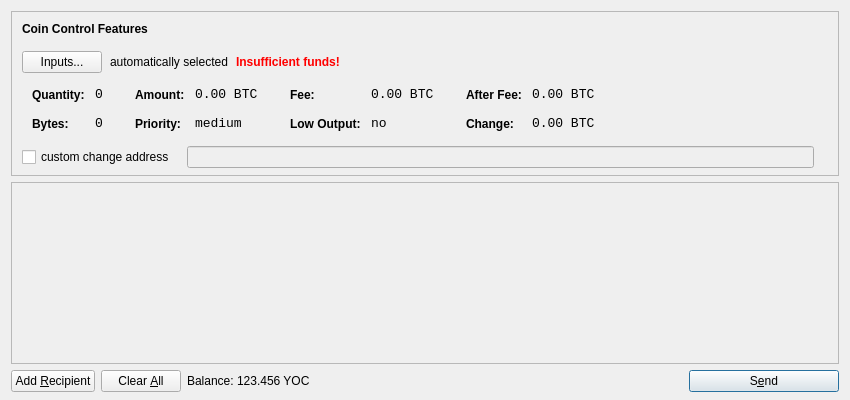
<?xml version="1.0" encoding="UTF-8"?>
<ui version="4.0">
 <class>SendCoinsDialog</class>
 <widget class="QDialog" name="SendCoinsDialog">
  <property name="geometry">
   <rect>
    <x>0</x>
    <y>0</y>
    <width>850</width>
    <height>400</height>
   </rect>
  </property>
  <property name="windowTitle">
   <string>Send Coins</string>
  </property>
  <layout class="QVBoxLayout" name="verticalLayout" stretch="0,1,0">
   <property name="bottomMargin">
    <number>8</number>
   </property>
   <item>
    <widget class="QFrame" name="frameCoinControl">
     <property name="sizePolicy">
      <sizepolicy hsizetype="Expanding" vsizetype="Expanding">
       <horstretch>0</horstretch>
       <verstretch>0</verstretch>
      </sizepolicy>
     </property>
     <property name="maximumSize">
      <size>
       <width>16777215</width>
       <height>16777215</height>
      </size>
     </property>
     <property name="frameShape">
      <enum>QFrame::StyledPanel</enum>
     </property>
     <property name="frameShadow">
      <enum>QFrame::Sunken</enum>
     </property>
     <layout class="QVBoxLayout" name="verticalLayoutCoinControl2">
      <property name="spacing">
       <number>-1</number>
      </property>
      <property name="leftMargin">
       <number>0</number>
      </property>
      <property name="topMargin">
       <number>0</number>
      </property>
      <property name="rightMargin">
       <number>0</number>
      </property>
      <property name="bottomMargin">
       <number>6</number>
      </property>
      <item>
       <layout class="QVBoxLayout" name="verticalLayoutCoinControl" stretch="0,0,0,0,1">
        <property name="spacing">
         <number>0</number>
        </property>
        <property name="leftMargin">
         <number>10</number>
        </property>
        <property name="topMargin">
         <number>10</number>
        </property>
        <item>
         <layout class="QHBoxLayout" name="horizontalLayoutCoinControl1">
          <property name="bottomMargin">
           <number>15</number>
          </property>
          <item>
           <widget class="QLabel" name="labelCoinControlFeatures">
            <property name="sizePolicy">
             <sizepolicy hsizetype="Preferred" vsizetype="Maximum">
              <horstretch>0</horstretch>
              <verstretch>0</verstretch>
             </sizepolicy>
            </property>
            <property name="font">
             <font>
              <weight>75</weight>
              <bold>true</bold>
             </font>
            </property>
            <property name="styleSheet">
             <string notr="true">font-weight:bold;</string>
            </property>
            <property name="text">
             <string>Coin Control Features</string>
            </property>
           </widget>
          </item>
         </layout>
        </item>
        <item>
         <layout class="QHBoxLayout" name="horizontalLayoutCoinControl2" stretch="0,0,0,0">
          <property name="spacing">
           <number>8</number>
          </property>
          <property name="bottomMargin">
           <number>10</number>
          </property>
          <item>
           <widget class="QPushButton" name="pushButtonCoinControl">
            <property name="styleSheet">
             <string notr="true"/>
            </property>
            <property name="text">
             <string>Inputs...</string>
            </property>
           </widget>
          </item>
          <item>
           <widget class="QLabel" name="labelCoinControlAutomaticallySelected">
            <property name="text">
             <string>automatically selected</string>
            </property>
            <property name="margin">
             <number>5</number>
            </property>
           </widget>
          </item>
          <item>
           <widget class="QLabel" name="labelCoinControlInsuffFunds">
            <property name="font">
             <font>
              <weight>75</weight>
              <bold>true</bold>
             </font>
            </property>
            <property name="styleSheet">
             <string notr="true">color:red;font-weight:bold;</string>
            </property>
            <property name="text">
             <string>Insufficient funds!</string>
            </property>
            <property name="margin">
             <number>5</number>
            </property>
           </widget>
          </item>
          <item>
           <spacer name="horizontalSpacerCoinControl">
            <property name="orientation">
             <enum>Qt::Horizontal</enum>
            </property>
            <property name="sizeHint" stdset="0">
             <size>
              <width>40</width>
              <height>1</height>
             </size>
            </property>
           </spacer>
          </item>
         </layout>
        </item>
        <item>
         <widget class="QWidget" name="widgetCoinControl" native="true">
          <property name="sizePolicy">
           <sizepolicy hsizetype="Preferred" vsizetype="Preferred">
            <horstretch>0</horstretch>
            <verstretch>0</verstretch>
           </sizepolicy>
          </property>
          <property name="minimumSize">
           <size>
            <width>0</width>
            <height>0</height>
           </size>
          </property>
          <property name="styleSheet">
           <string notr="true"/>
          </property>
          <layout class="QHBoxLayout" name="horizontalLayoutCoinControl5">
           <property name="margin">
            <number>0</number>
           </property>
           <item>
            <layout class="QHBoxLayout" name="horizontalLayoutCoinControl3" stretch="0,0,0,1">
             <property name="spacing">
              <number>20</number>
             </property>
             <property name="topMargin">
              <number>0</number>
             </property>
             <property name="bottomMargin">
              <number>10</number>
             </property>
             <item>
              <layout class="QFormLayout" name="formLayoutCoinControl1">
               <property name="horizontalSpacing">
                <number>10</number>
               </property>
               <property name="verticalSpacing">
                <number>14</number>
               </property>
               <property name="leftMargin">
                <number>10</number>
               </property>
               <property name="topMargin">
                <number>4</number>
               </property>
               <property name="rightMargin">
                <number>6</number>
               </property>
               <item row="0" column="0">
                <widget class="QLabel" name="labelCoinControlQuantityText">
                 <property name="styleSheet">
                  <string notr="true">font-weight:bold;</string>
                 </property>
                 <property name="text">
                  <string>Quantity:</string>
                 </property>
                 <property name="margin">
                  <number>0</number>
                 </property>
                </widget>
               </item>
               <item row="0" column="1">
                <widget class="QLabel" name="labelCoinControlQuantity">
                 <property name="font">
                  <font>
                   <family>Monospace</family>
                   <pointsize>10</pointsize>
                  </font>
                 </property>
                 <property name="cursor">
                  <cursorShape>IBeamCursor</cursorShape>
                 </property>
                 <property name="contextMenuPolicy">
                  <enum>Qt::ActionsContextMenu</enum>
                 </property>
                 <property name="text">
                  <string notr="true">0</string>
                 </property>
                 <property name="margin">
                  <number>0</number>
                 </property>
                 <property name="textInteractionFlags">
                  <set>Qt::LinksAccessibleByMouse|Qt::TextSelectableByKeyboard|Qt::TextSelectableByMouse</set>
                 </property>
                </widget>
               </item>
               <item row="1" column="0">
                <widget class="QLabel" name="labelCoinControlBytesText">
                 <property name="styleSheet">
                  <string notr="true">font-weight:bold;</string>
                 </property>
                 <property name="text">
                  <string>Bytes:</string>
                 </property>
                </widget>
               </item>
               <item row="1" column="1">
                <widget class="QLabel" name="labelCoinControlBytes">
                 <property name="font">
                  <font>
                   <family>Monospace</family>
                   <pointsize>10</pointsize>
                  </font>
                 </property>
                 <property name="cursor">
                  <cursorShape>IBeamCursor</cursorShape>
                 </property>
                 <property name="contextMenuPolicy">
                  <enum>Qt::ActionsContextMenu</enum>
                 </property>
                 <property name="text">
                  <string notr="true">0</string>
                 </property>
                 <property name="textInteractionFlags">
                  <set>Qt::LinksAccessibleByMouse|Qt::TextSelectableByKeyboard|Qt::TextSelectableByMouse</set>
                 </property>
                </widget>
               </item>
              </layout>
             </item>
             <item>
              <layout class="QFormLayout" name="formLayoutCoinControl2">
               <property name="horizontalSpacing">
                <number>10</number>
               </property>
               <property name="verticalSpacing">
                <number>14</number>
               </property>
               <property name="leftMargin">
                <number>6</number>
               </property>
               <property name="topMargin">
                <number>4</number>
               </property>
               <property name="rightMargin">
                <number>6</number>
               </property>
               <item row="0" column="0">
                <widget class="QLabel" name="labelCoinControlAmountText">
                 <property name="styleSheet">
                  <string notr="true">font-weight:bold;</string>
                 </property>
                 <property name="text">
                  <string>Amount:</string>
                 </property>
                 <property name="margin">
                  <number>0</number>
                 </property>
                </widget>
               </item>
               <item row="0" column="1">
                <widget class="QLabel" name="labelCoinControlAmount">
                 <property name="font">
                  <font>
                   <family>Monospace</family>
                   <pointsize>10</pointsize>
                  </font>
                 </property>
                 <property name="cursor">
                  <cursorShape>IBeamCursor</cursorShape>
                 </property>
                 <property name="contextMenuPolicy">
                  <enum>Qt::ActionsContextMenu</enum>
                 </property>
                 <property name="text">
                  <string notr="true">0.00 BTC</string>
                 </property>
                 <property name="textInteractionFlags">
                  <set>Qt::LinksAccessibleByMouse|Qt::TextSelectableByKeyboard|Qt::TextSelectableByMouse</set>
                 </property>
                </widget>
               </item>
               <item row="1" column="0">
                <widget class="QLabel" name="labelCoinControlPriorityText">
                 <property name="styleSheet">
                  <string notr="true">font-weight:bold;</string>
                 </property>
                 <property name="text">
                  <string>Priority:</string>
                 </property>
                </widget>
               </item>
               <item row="1" column="1">
                <widget class="QLabel" name="labelCoinControlPriority">
                 <property name="font">
                  <font>
                   <family>Monospace</family>
                   <pointsize>10</pointsize>
                  </font>
                 </property>
                 <property name="cursor">
                  <cursorShape>IBeamCursor</cursorShape>
                 </property>
                 <property name="contextMenuPolicy">
                  <enum>Qt::ActionsContextMenu</enum>
                 </property>
                 <property name="text">
                  <string>medium</string>
                 </property>
                 <property name="textInteractionFlags">
                  <set>Qt::LinksAccessibleByMouse|Qt::TextSelectableByKeyboard|Qt::TextSelectableByMouse</set>
                 </property>
                </widget>
               </item>
              </layout>
             </item>
             <item>
              <layout class="QFormLayout" name="formLayoutCoinControl3">
               <property name="horizontalSpacing">
                <number>10</number>
               </property>
               <property name="verticalSpacing">
                <number>14</number>
               </property>
               <property name="leftMargin">
                <number>6</number>
               </property>
               <property name="topMargin">
                <number>4</number>
               </property>
               <property name="rightMargin">
                <number>6</number>
               </property>
               <item row="0" column="0">
                <widget class="QLabel" name="labelCoinControlFeeText">
                 <property name="styleSheet">
                  <string notr="true">font-weight:bold;</string>
                 </property>
                 <property name="text">
                  <string>Fee:</string>
                 </property>
                 <property name="margin">
                  <number>0</number>
                 </property>
                </widget>
               </item>
               <item row="0" column="1">
                <widget class="QLabel" name="labelCoinControlFee">
                 <property name="font">
                  <font>
                   <family>Monospace</family>
                   <pointsize>10</pointsize>
                  </font>
                 </property>
                 <property name="cursor">
                  <cursorShape>IBeamCursor</cursorShape>
                 </property>
                 <property name="contextMenuPolicy">
                  <enum>Qt::ActionsContextMenu</enum>
                 </property>
                 <property name="text">
                  <string notr="true">0.00 BTC</string>
                 </property>
                 <property name="textInteractionFlags">
                  <set>Qt::LinksAccessibleByMouse|Qt::TextSelectableByKeyboard|Qt::TextSelectableByMouse</set>
                 </property>
                </widget>
               </item>
               <item row="1" column="0">
                <widget class="QLabel" name="labelCoinControlLowOutputText">
                 <property name="styleSheet">
                  <string notr="true">font-weight:bold;</string>
                 </property>
                 <property name="text">
                  <string>Low Output:</string>
                 </property>
                </widget>
               </item>
               <item row="1" column="1">
                <widget class="QLabel" name="labelCoinControlLowOutput">
                 <property name="font">
                  <font>
                   <family>Monospace</family>
                   <pointsize>10</pointsize>
                  </font>
                 </property>
                 <property name="cursor">
                  <cursorShape>IBeamCursor</cursorShape>
                 </property>
                 <property name="contextMenuPolicy">
                  <enum>Qt::ActionsContextMenu</enum>
                 </property>
                 <property name="text">
                  <string>no</string>
                 </property>
                 <property name="textInteractionFlags">
                  <set>Qt::LinksAccessibleByMouse|Qt::TextSelectableByKeyboard|Qt::TextSelectableByMouse</set>
                 </property>
                </widget>
               </item>
              </layout>
             </item>
             <item>
              <layout class="QFormLayout" name="formLayoutCoinControl4">
               <property name="horizontalSpacing">
                <number>10</number>
               </property>
               <property name="verticalSpacing">
                <number>14</number>
               </property>
               <property name="leftMargin">
                <number>6</number>
               </property>
               <property name="topMargin">
                <number>4</number>
               </property>
               <property name="rightMargin">
                <number>6</number>
               </property>
               <item row="0" column="0">
                <widget class="QLabel" name="labelCoinControlAfterFeeText">
                 <property name="styleSheet">
                  <string notr="true">font-weight:bold;</string>
                 </property>
                 <property name="text">
                  <string>After Fee:</string>
                 </property>
                 <property name="margin">
                  <number>0</number>
                 </property>
                </widget>
               </item>
               <item row="0" column="1">
                <widget class="QLabel" name="labelCoinControlAfterFee">
                 <property name="font">
                  <font>
                   <family>Monospace</family>
                   <pointsize>10</pointsize>
                  </font>
                 </property>
                 <property name="cursor">
                  <cursorShape>IBeamCursor</cursorShape>
                 </property>
                 <property name="contextMenuPolicy">
                  <enum>Qt::ActionsContextMenu</enum>
                 </property>
                 <property name="text">
                  <string notr="true">0.00 BTC</string>
                 </property>
                 <property name="textInteractionFlags">
                  <set>Qt::LinksAccessibleByMouse|Qt::TextSelectableByKeyboard|Qt::TextSelectableByMouse</set>
                 </property>
                </widget>
               </item>
               <item row="1" column="0">
                <widget class="QLabel" name="labelCoinControlChangeText">
                 <property name="styleSheet">
                  <string notr="true">font-weight:bold;</string>
                 </property>
                 <property name="text">
                  <string>Change:</string>
                 </property>
                </widget>
               </item>
               <item row="1" column="1">
                <widget class="QLabel" name="labelCoinControlChange">
                 <property name="font">
                  <font>
                   <family>Monospace</family>
                   <pointsize>10</pointsize>
                  </font>
                 </property>
                 <property name="cursor">
                  <cursorShape>IBeamCursor</cursorShape>
                 </property>
                 <property name="contextMenuPolicy">
                  <enum>Qt::ActionsContextMenu</enum>
                 </property>
                 <property name="text">
                  <string notr="true">0.00 BTC</string>
                 </property>
                 <property name="textInteractionFlags">
                  <set>Qt::LinksAccessibleByMouse|Qt::TextSelectableByKeyboard|Qt::TextSelectableByMouse</set>
                 </property>
                </widget>
               </item>
              </layout>
             </item>
            </layout>
           </item>
          </layout>
         </widget>
        </item>
        <item>
         <layout class="QHBoxLayout" name="horizontalLayoutCoinControl4" stretch="0,0,0">
          <property name="spacing">
           <number>12</number>
          </property>
          <property name="sizeConstraint">
           <enum>QLayout::SetDefaultConstraint</enum>
          </property>
          <property name="topMargin">
           <number>5</number>
          </property>
          <property name="rightMargin">
           <number>5</number>
          </property>
          <item>
           <widget class="QCheckBox" name="checkBoxCoinControlChange">
            <property name="text">
             <string>custom change address</string>
            </property>
           </widget>
          </item>
          <item>
           <widget class="QLineEdit" name="lineEditCoinControlChange">
            <property name="enabled">
             <bool>false</bool>
            </property>
            <property name="sizePolicy">
             <sizepolicy hsizetype="Expanding" vsizetype="Fixed">
              <horstretch>0</horstretch>
              <verstretch>0</verstretch>
             </sizepolicy>
            </property>
           </widget>
          </item>
          <item>
           <widget class="QLabel" name="labelCoinControlChangeLabel">
            <property name="sizePolicy">
             <sizepolicy hsizetype="Preferred" vsizetype="Expanding">
              <horstretch>0</horstretch>
              <verstretch>0</verstretch>
             </sizepolicy>
            </property>
            <property name="minimumSize">
             <size>
              <width>0</width>
              <height>0</height>
             </size>
            </property>
            <property name="text">
             <string/>
            </property>
            <property name="margin">
             <number>3</number>
            </property>
           </widget>
          </item>
         </layout>
        </item>
        <item>
         <spacer name="verticalSpacerCoinControl">
          <property name="orientation">
           <enum>Qt::Vertical</enum>
          </property>
          <property name="sizeHint" stdset="0">
           <size>
            <width>800</width>
            <height>1</height>
           </size>
          </property>
         </spacer>
        </item>
       </layout>
      </item>
     </layout>
    </widget>
   </item>
   <item>
    <widget class="QScrollArea" name="scrollArea">
     <property name="widgetResizable">
      <bool>true</bool>
     </property>
     <widget class="QWidget" name="scrollAreaWidgetContents">
      <property name="geometry">
       <rect>
        <x>0</x>
        <y>0</y>
        <width>830</width>
        <height>165</height>
       </rect>
      </property>
      <layout class="QVBoxLayout" name="verticalLayout_2">
       <property name="margin">
        <number>0</number>
       </property>
       <item>
        <layout class="QVBoxLayout" name="entries">
         <property name="spacing">
          <number>6</number>
         </property>
        </layout>
       </item>
       <item>
        <spacer name="verticalSpacer">
         <property name="orientation">
          <enum>Qt::Vertical</enum>
         </property>
         <property name="sizeHint" stdset="0">
          <size>
           <width>20</width>
           <height>40</height>
          </size>
         </property>
        </spacer>
       </item>
      </layout>
     </widget>
    </widget>
   </item>
   <item>
    <layout class="QHBoxLayout" name="horizontalLayout">
     <item>
      <widget class="QPushButton" name="addButton">
       <property name="toolTip">
        <string>Send to multiple recipients at once</string>
       </property>
       <property name="text">
        <string>Add &amp;Recipient</string>
       </property>
       <property name="icon">
        <iconset resource="../bitcoin.qrc">
         <normaloff>:/icons/add</normaloff>:/icons/add</iconset>
       </property>
       <property name="autoDefault">
        <bool>false</bool>
       </property>
      </widget>
     </item>
     <item>
      <widget class="QPushButton" name="clearButton">
       <property name="sizePolicy">
        <sizepolicy hsizetype="Minimum" vsizetype="Fixed">
         <horstretch>0</horstretch>
         <verstretch>0</verstretch>
        </sizepolicy>
       </property>
       <property name="toolTip">
        <string>Remove all transaction fields</string>
       </property>
       <property name="text">
        <string>Clear &amp;All</string>
       </property>
       <property name="icon">
        <iconset resource="../bitcoin.qrc">
         <normaloff>:/icons/remove</normaloff>:/icons/remove</iconset>
       </property>
       <property name="autoRepeatDelay">
        <number>300</number>
       </property>
       <property name="autoDefault">
        <bool>false</bool>
       </property>
      </widget>
     </item>
     <item>
      <layout class="QHBoxLayout" name="horizontalLayout_2">
       <property name="spacing">
        <number>3</number>
       </property>
       <item>
        <widget class="QLabel" name="label">
         <property name="text">
          <string>Balance:</string>
         </property>
        </widget>
       </item>
       <item>
        <widget class="QLabel" name="labelBalance">
         <property name="cursor">
          <cursorShape>IBeamCursor</cursorShape>
         </property>
         <property name="text">
          <string>123.456 YOC</string>
         </property>
         <property name="textInteractionFlags">
          <set>Qt::LinksAccessibleByMouse|Qt::TextSelectableByKeyboard|Qt::TextSelectableByMouse</set>
         </property>
        </widget>
       </item>
      </layout>
     </item>
     <item>
      <spacer name="horizontalSpacer">
       <property name="orientation">
        <enum>Qt::Horizontal</enum>
       </property>
       <property name="sizeHint" stdset="0">
        <size>
         <width>40</width>
         <height>20</height>
        </size>
       </property>
      </spacer>
     </item>
     <item>
      <widget class="QPushButton" name="sendButton">
       <property name="minimumSize">
        <size>
         <width>150</width>
         <height>0</height>
        </size>
       </property>
       <property name="toolTip">
        <string>Confirm the send action</string>
       </property>
       <property name="text">
        <string>S&amp;end</string>
       </property>
       <property name="icon">
        <iconset resource="../bitcoin.qrc">
         <normaloff>:/icons/send</normaloff>:/icons/send</iconset>
       </property>
       <property name="default">
        <bool>true</bool>
       </property>
      </widget>
     </item>
    </layout>
   </item>
  </layout>
 </widget>
 <resources>
  <include location="../bitcoin.qrc"/>
 </resources>
 <connections/>
</ui>
